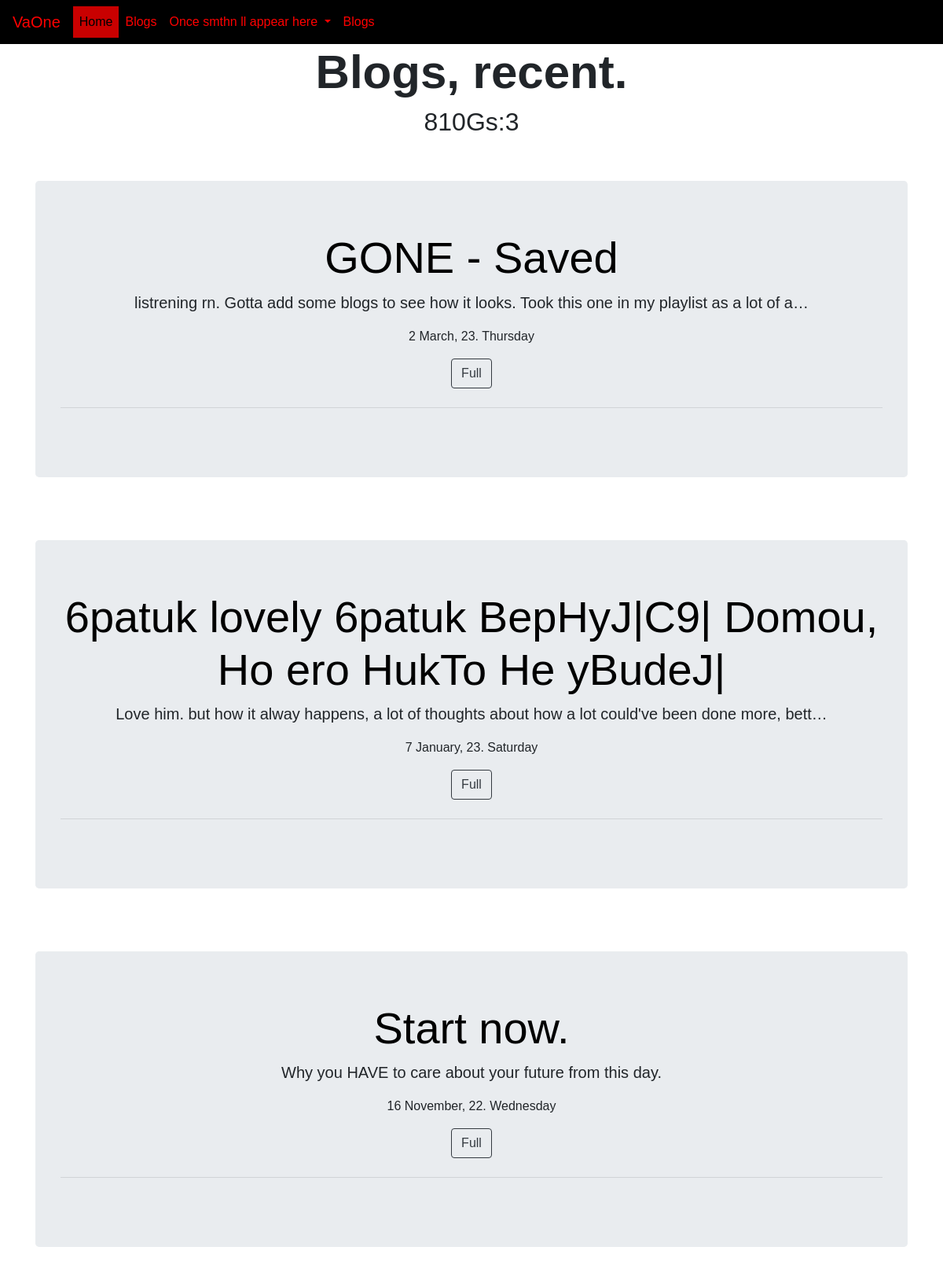
Screenshot of /blog/ with the database file from the repository.
### blog/models.py (models this page shows, shortened)
class Blog(models.Model):
    title= models.CharField(max_length=120)
    url = models.URLField(blank=True)
    date= models.DateField()
    description= models.CharField(max_length=500)

### blog/views.py (the view)
# urls.py: path('',views.all_blogs,name='all_blogs'),
def all_blogs(request):
    amount_of_blogs = Blog.objects.count
    blogs = Blog.objects.order_by('-date')[:5] #Выводить только 5, ордер бай-от старого к новому сорт по дате
    return render(request,'blog/all_blogs.html', { 'blogs':blogs,'total_blogs':amount_of_blogs}) #{})

### blog/templates/blog/all_blogs.html
{% extends 'portfolio/base.html' %} {% block content %}
<div class="container text-center">
<h1 style="font-family: sans-serif; font-weight: bolder;font-size: 60px;">Blogs, recent.</h1>
<h2>810G{{ total_blogs|pluralize }}:{{ total_blogs }}</h2>
<br></br>
{% for blog in blogs %}
<div class="jumbotron">
    <h1 class="display-4"><a href="{{ blog.url }}" style="color: black;">{{ blog.title }}</a></h1>
    <p class="lead">{{ blog.description|striptags|truncatechars:100 }}</p>
    <p>{{ blog.date|date:'j E, y. l' }}</p>
    <p class="lead">
        <a class="btn btn-outline-dark" href="{% url 'blog:detail' blog.id %}" role="button">Full</a>
      </p>
    <hr class="my-4">
  </div>
  <br></br>
  {% endfor %}
</div>
{% endblock %}

### portfolio/templates/portfolio/base.html (shortened to what this page needs)
<!doctype html>
<html lang="en">
  <head>
    <link rel="stylesheet" href="https://cdn.jsdelivr.net/npm/bootstrap@4.0.0/dist/css/bootstrap.min.css">
    {% load static %}
    <link rel="stylesheet" type="text/css" href="{% static 'portfolio/custom.css' %}">
  </head>
  <body>
    <nav class="navbar navbar-expand-lg navbar-default" style="position: sticky; top: 0; z-index: 2;">
        <span class="navbar-brand mb-0 h1">VaOne</span>
        <div class="collapse navbar-collapse" id="navbarSupportedContent">
          <ul class="navbar-nav mr-auto">
            <li class="nav-item active">
              <a class="nav-link" href="{% url 'homepage' %}">Home <span class="sr-only">(current)</span></a>
            </li>
            <li class="nav-item">
              <a class="nav-link" href="{% url 'blog:all_blogs' %}">Blogs</a>
            </li>
            <li class="nav-item dropdown">
              <a class="nav-link dropdown-toggle" href="#" id="navbarDropdown" role="button" data-toggle="dropdown" aria-haspopup="true" aria-expanded="false">
                Once smthn ll appear here
              </a>
            </li>
            <li class="nav-item">
                <a class="nav-link" href="{% url 'blog:all_blogs' %}">Blogs</a>
              </li>
          </ul>
        </div>
      </nav>
{% block content %} {% endblock %}
  </body>
</html>

### portfolio/static/portfolio/custom.css (style rules this page uses)
.navbar-default { background-color: #000000; border-color: #ffffff; }
.navbar-default .navbar-brand { color: #ff0000; }
.navbar-default .navbar-nav > li > a { color: #ff0000; }
.navbar-default .navbar-nav > .active > a, .navbar-default .navbar-nav > .active > a:hover, .navbar-default .navbar-nav > .active > a:focus { color: #000000; background-color: #c90000; }
body { font-family: 'Kanit', serif; }
body { margin: 0; padding: 0; font-family: Arial, sans-serif; background-image: url("https://dwstroy.ru/lessons/les3635/demo/img/concrete-texture.png"); }

### rows the page displays
Blog: title "GONE - Saved", description "listrening rn. Gotta add some blogs to see how it looks. Took this one in my playlist as a lot of a…", date "2 March, 23. Thursday"
Blog: title "6patuk lovely 6patuk BepHyJ|C9| Domou, Ho ero HukTo He yBudeJ|", description "Love him. but how it alway happens, a lot of thoughts about how a lot could've been done more, bett…", date "7 January, 23. Saturday"
Blog: title "Start now.", description "Why you HAVE to care about your future from this day.", date "16 November, 22. Wednesday"

### other values shown
{{ total_blogs }} "3"
